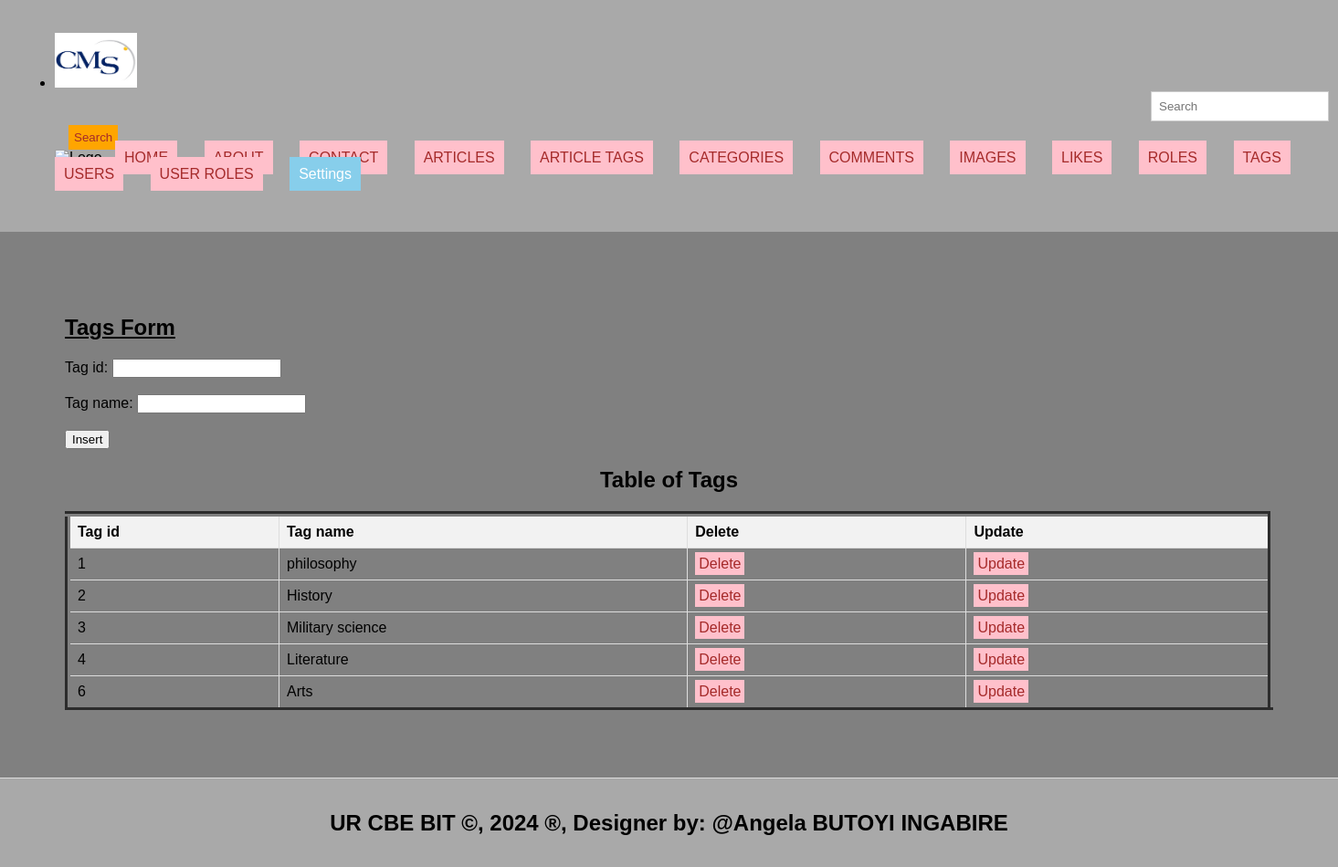
Page /tags.php on the committed database.
### tables this page shows
CREATE TABLE `tags` (
  `tag_id` int(11) NOT NULL,
  `tag_name` varchar(255) DEFAULT NULL
);

### tags.php (the view, shortened to what this page needs)
<!DOCTYPE html>
<html lang="en">
<head>
  <link rel="stylesheet" type="text/css" href="style.css" title="style 1" media="screen, tv, projection, handheld, print"/>
  </head>
  <header>
    <ul>
    <li><img src="./Images/logo.jpg" width="90" height="60" alt="Logo"></li>
<body bgcolor="#808080" ;>
  <form class="d-flex" role="search" action="search.php">
      <input class="form-control me-2" type="search" placeholder="Search" aria-label="Search"name="query">
      <button class="btn btn-outline-success" type="submit">Search</button>
    </form>
  <ul style="list-style-type: none; padding: 0;">
    <li style="display: inline; margin-right: 10px;">
  </li>
        <li style="display: inline; margin-right: 10px;"><a href="./home.html">HOME</a></li>
    <li style="display: inline; margin-right: 10px;"><a href="./about.html">ABOUT</a></li>
    <li style="display: inline; margin-right: 10px;"><a href="./contact.html">CONTACT</a></li>
    <li style="display: inline; margin-right: 10px;"><a href="./articles.php">ARTICLES</a></li>
    <li style="display: inline; margin-right: 10px;"><a href="./article_tags.php">ARTICLE TAGS</a></li>
    <li style="display: inline; margin-right: 10px;"><a href="./categories.php">CATEGORIES</a></li>
    <li style="display: inline; margin-right: 10px;"><a href="./comments.php">COMMENTS</a></li>
    <li style="display: inline; margin-right: 10px;"><a href="./images.php">IMAGES</a></li>
     <li style="display: inline; margin-right: 10px;"><a href="./likes.php">LIKES</a></li>
     <li style="display: inline; margin-right: 10px;"><a href="./roles.php">ROLES</a></li>
     <li style="display: inline; margin-right: 10px;"><a href="./tags.php">TAGS</a></li>
     <li style="display: inline; margin-right: 10px;"><a href="./users.php">USERS</a></li>
     <li style="display: inline; margin-right: 10px;"><a href="./user_roles.php">USER ROLES</a></li>
    <li class="dropdown" style="display: inline; margin-right: 10px;">
      <a href="#" style="padding: 10px; color: white; background-color: skyblue; text-decoration: none; margin-right: 15px;">Settings</a>
    </li><br><br>
  </ul>
</header>
<section>
    <h1><u> Tags Form </u></h1>
    <form method="post" onsubmit="return confirmInsert();">
        <label for="tag_id">Tag id:</label>
        <input type="number" id="tag_id" name="tag_id"><br><br>
        <label for="tag_name">Tag name:</label>
        <input type="name" id="tag_name" name="tag_name"><br><br>
        <input type="submit" name="add" value="Insert">
    </form>
<!DOCTYPE html>
<html>
<head>
</head>
<body>
    <center><h2>Table of Tags</h2></center>
    <table border="6">
        <tr>
            <th>Tag id</th>
            <th>Tag name</th>
            <th>Delete</th>
            <th>Update</th>
        </tr>
        <?php
        include('database_connection.php');
        $sql = "SELECT * FROM tags";
        $result = $connection->query($sql);
        if ($result->num_rows > 0) {
            while ($row = $result->fetch_assoc()) {
                $tid = $row['tag_id'];
                echo "<tr>
                    <td>" . $row['tag_id'] . "</td>
                    <td>" . $row['tag_name'] . "</td>
                    <td><a style='padding:4px' href='delete_tags.php?tag_id=$tid'>Delete</a></td>
                    <td><a style='padding:4px' href='update_tags.php?tag_id=$tid'>Update</a></td>
                </tr>";
            }
        } else {
            echo "<tr><td colspan='6'>No data found</td></tr>";
        }
        ?>
    </table>
</body>
    </section>
<footer>
  <center>
    <b><h2>UR CBE BIT &copy, 2024 &reg, Designer by: @Angela BUTOYI INGABIRE</h2></b>
  </center>
</footer>
</body>
</html>

### style.css (style rules this page uses)
body { font-family: Arial, sans-serif; margin: 0; padding: 0; }
.form-control { padding: 8px; margin-left: 4px; border: 1px solid #ccc; }
.btn { padding: 6px; background-color: orange; color: brown; border: none; }
.dropdown { position: relative; display: inline; margin-right: 10px; }
body { font-family: Arial,sans-serif; margin:0; padding:0; }
header { background-color:darkgray; padding: 20px; }
.dropdown { position: right; display:right; direction:rtl; }
section { padding:28px; border-bottom: 1px solid #ddd; }
footer { text-align: center; padding: 15px; background-color:darkgray; }

### tags.php (style rules this page uses)
a { padding: 10px; color: white; background-color: pink; text-decoration: none; margin-right: 15px; }
a:link { color: brown; }
button.btn { margin-left: 15px; margin-top: 4px; }
input.form-control { margin-left: 1200px; padding: 8px; }
section { padding:71px; border-bottom: 1px solid #ddd; }
footer { text-align: center; padding: 15px; background-color:darkgray; }
table { width: 100%; border-collapse: collapse; }
th, td { border: 1px solid #ddd; padding: 8px; text-align: left; }
th { background-color: #f2f2f2; }

### rows in the picture
tags: tag_id "1", tag_name "philosophy"
tags: tag_id "2", tag_name "History"
tags: tag_id "3", tag_name "Military science"
tags: tag_id "4", tag_name "Literature"
tags: tag_id "6", tag_name "Arts"
